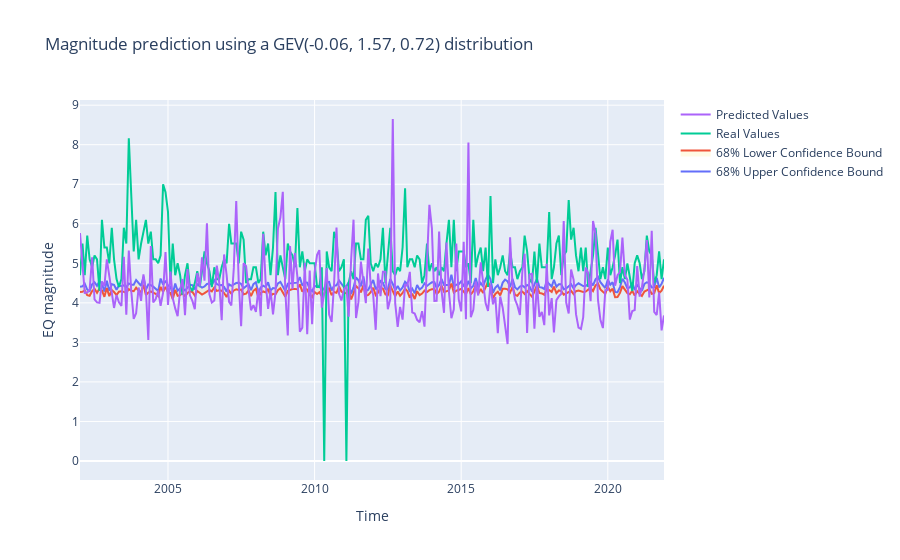

Write notebook code for a chart like this one.
### Code cell
import plotly.graph_objects as go

upper_trace_68 = go.Scatter(
    x=dataplot.index,
    y=dataplot['upper_bound_68%'],
    mode='lines',
    fill=None,
    name='68% Upper Confidence Bound'
    )
lower_trace_68 = go.Scatter(
    x=dataplot.index,
    y=dataplot['lower_bound_68%'],
    mode='lines',
    fill='tonexty',
    fillcolor='rgba(255, 211, 0, 0.1)',
    name='68% Lower Confidence Bound'
    )
real_trace = go.Scatter(
    x=dataplot.index,
    y=dataplot['Ground Truth'],
    mode='lines',
    fill=None,
    name='Real Values'
    )

predicted_trace = go.Scatter(
    x=dataplot.index,
    y=dataplot['Prediction'],
    mode='lines',
    fill=None,
    name='Predicted Values'
    )

data2 = [upper_trace_68, lower_trace_68, real_trace, predicted_trace]

fig = go.Figure(data=data2)
fig.update_layout(title=f'Magnitude prediction using a GEV({param[0]:.2f}, {param[1]:.2f}, {param[2]:.2f}) distribution',
                   xaxis_title='Time',
                   yaxis_title='EQ magnitude')

fig.show()

### Figure 1 — Plotly figure (JSON) as saved in the notebook; plotly's stock layout.template omitted (floating-point values rounded to 4 significant figures; data arrays with more than 128 entries replaced by an {"elided": "..."} marker saying what was removed)
{"data": [{"mode": "lines", "name": "68% Upper Confidence Bound", "type": "scatter", "x": {"elided": "240 str values"}, "y": {"elided": "240 float values"}}, {"fill": "tonexty", "fillcolor": "rgba(255, 211, 0, 0.1)", "mode": "lines", "name": "68% Lower Confidence Bound", "type": "scatter", "x": {"elided": "240 str values"}, "y": {"elided": "240 float values"}}, {"mode": "lines", "name": "Real Values", "type": "scatter", "x": {"elided": "240 str values"}, "y": {"elided": "240 float values"}}, {"mode": "lines", "name": "Predicted Values", "type": "scatter", "x": {"elided": "240 str values"}, "y": {"elided": "240 float values"}}], "layout": {"title": {"text": "Magnitude prediction using a GEV(-0.06, 1.57, 0.72) distribution"}, "xaxis": {"title": {"text": "Time"}}, "yaxis": {"title": {"text": "EQ magnitude"}}}}
